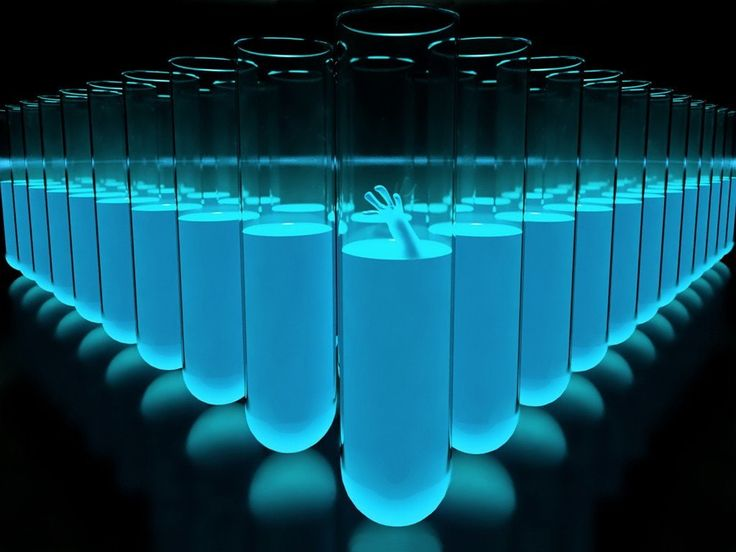
#> input picture data/552p2.jpeg, 736 x 552 px; its folder holds 4 pictures in this run
$ python projeto.py
#> lines starting #> are read from the running program, lines starting #| are printed output that depends on the picture
import os
import cv2
import numpy as np
import math

def print_menu():
  os.system('cls' if os.name == 'nt' else 'clear')
  print('1 - Conversão RGB - HSB - RGB')
  print('2 - Filtro de saturação e brilho')
  print('3 - Atribuição de saturação')
  print('4 - Aplicar Correlação')
  print('5 - Sair')

  option = int(input('Selecione uma opção...\n'))
#> the answer given: 1

  return option

def selecionar_imagem():
  imagens = os.listdir('./data')
  action = -1

  os.system('cls' if os.name == 'nt' else 'clear')
  while action < 0 or action >= len(imagens):
    for i in range(0, len(imagens)):
      print(f'{i} - {imagens[i]}')

    action = int(input('Digite o número da imagem escolhida\n'))
#> this loop made 1 pass; the answer given on pass 1: 1

  return f'./data/{imagens[action]}'

# [27 lines left out: functions selecionar_filtro, sum_matriz, not called in this run]


def conversao_HSB_RGB(hsb):
  os.system('cls' if os.name == 'nt' else 'clear')

  imagem_rgb = np.empty_like(hsb)

  for i in range(0, hsb.shape[0]):
    for j in range(0, hsb.shape[1]):
      [h, s, b] = hsb[i][j]

      if (s == 0):
        r = b
        g = b
        b = b
      else:
        sectorPos = h / 60.0
        sectorNumber = int(math.floor(sectorPos))
        fractionalSector = sectorPos - sectorNumber

        p = b * (1.0 - s)
        q = b * (1.0 - (s * fractionalSector))
        t = b * (1.0 - (s * (1 - fractionalSector)))

        match (sectorNumber):
          case 0:
            r = b
            g = t
            b = p
          case 1:
            r = q
            g = b
            b = p
          case 2:
            r = p
            g = b
            b = t
          case 3:
            r = p
            g = q
            b = b
          case 4:
            r = t
            g = p
            b = b
          case 5:
            r = b
            g = p
            b = q
          case 6:
            r = b
            g = t
            b = p
        r = max(0, min(int(r), 255))
        g = max(0, min(int(g), 255))
        b = max(0, min(int(b), 255))

      imagem_rgb[i][j] = (r, g, b)

  return imagem_rgb

def conversao_RGB_HSB():
  os.system('cls' if os.name == 'nt' else 'clear')

  selected = selecionar_imagem()
  imagem = cv2.imread(selected)
#> imagem is the input picture: shape (552, 736, 3); mean B, G, R 92.4, 74, 11
  # rgb = cv2.cvtColor(imagem, cv2.COLOR_BGR2RGB)
  rgb = imagem
  hsb = np.empty_like(rgb)

  for i in range(0, rgb.shape[0]):
    for j in range(0, rgb.shape[1]):
      [r, g, b] = rgb[i][j]

      maxRGB = max(r, g, b)
      minRGB = min(r, g, b)
      delta = maxRGB - minRGB

      # Calcula o brilho (Value)
      v = maxRGB

      # Calcula a saturação (Saturation)
      if maxRGB == 0:
        s = 0
      else:
        s = 1.0 - (minRGB / maxRGB)

      h = 0
      if maxRGB == r:
        if (g >= b):
          h = 60 * ((g - b) / delta)
        else:
          h = 60 * ((g - b) / delta) + 360
      elif maxRGB == g:
        h = 60 * ((b - r) / delta) + 120
      elif maxRGB == b:
        h = 60 * ((r - g) / delta) + 240

      hsb[i][j] = (h, s, v)
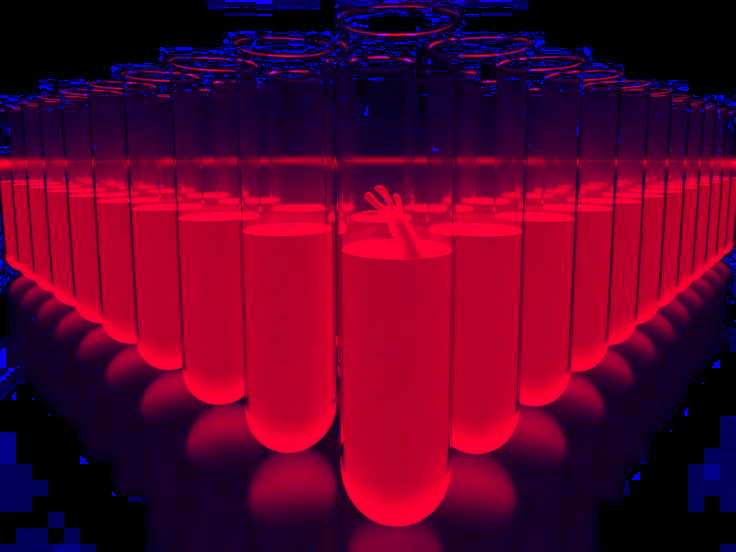
#> hsb: shape (552, 736, 3); mean B, G, R 41.9, 0.1, 92.5


  return hsb, rgb

# [174 lines left out: functions filtro_saturacao_brilho, atribuir_saturacao, correlacao_gauss_box, correlacao_sobel, expandir_histograma, aplicar_correlacao, not called in this run]


exit = False

while exit == False:
  match print_menu():
    case 1:
      hsv, img = conversao_RGB_HSB()
      cv2.imshow('Imagem Original', img)
      cv2.imshow('Imagem HSB Programa', hsv)

      cv2.waitKey(0)
      cv2.destroyAllWindows()

      print('Conversão de volta para rgb')

      convertendo_rgb = conversao_HSB_RGB(hsv)
      cv2.imshow('Imagem Original', img)
      cv2.imshow('Imagem Programa', convertendo_rgb)

      cv2.waitKey(0)
      cv2.destroyAllWindows()
    case 2:
      filtro_saturacao_brilho()
    case 3:
      atribuir_saturacao()
    case 4:
      aplicar_correlacao()
    case 5:
      exit = True
    case _:
      print('Opção inválida!')
      print_menu()
#> (key Esc is pressed here)
#> after the loop in conversao_HSB_RGB, `for i in range(0, hsb.shape[0]):`:
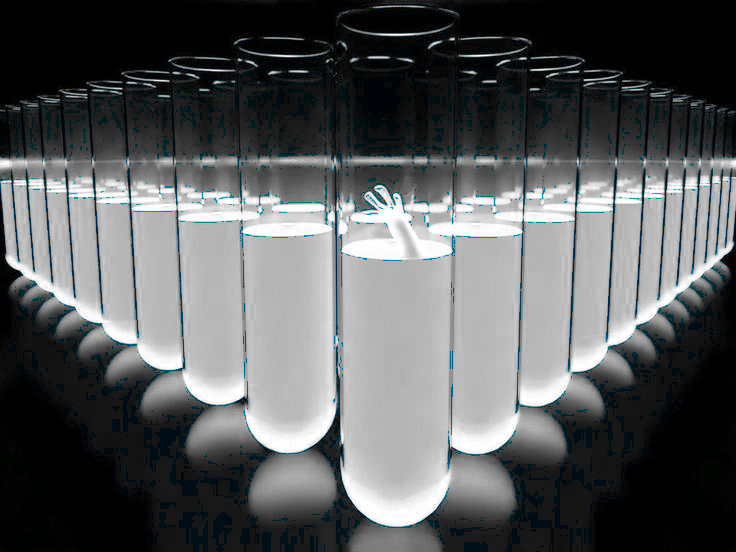
#> imagem_rgb: shape (552, 736, 3); mean B, G, R 92.4, 91.4, 88.7
#> (key Enter is pressed here)
#> the answer given: 1
#> the answer given: 1
#> the answer given: 1
#> the answer given: 1
#> (the run stopped early here; a loop or call above may not have finished)
